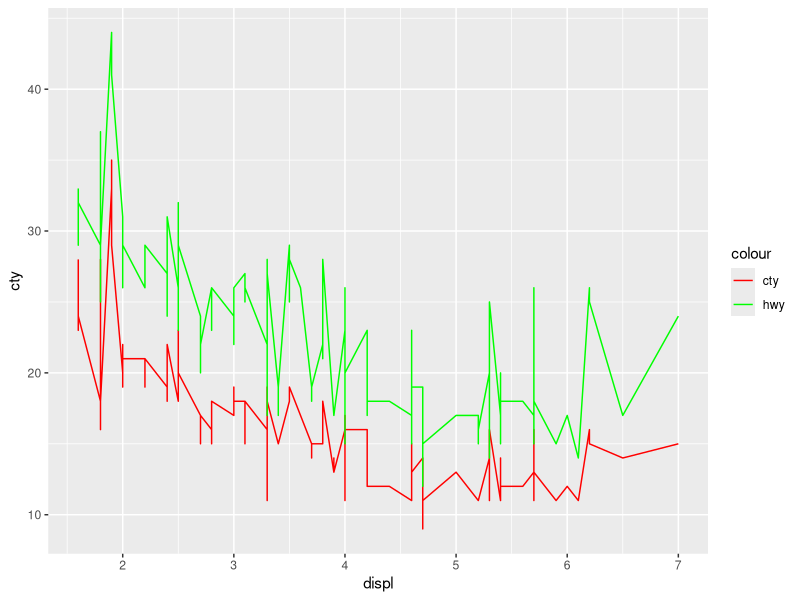
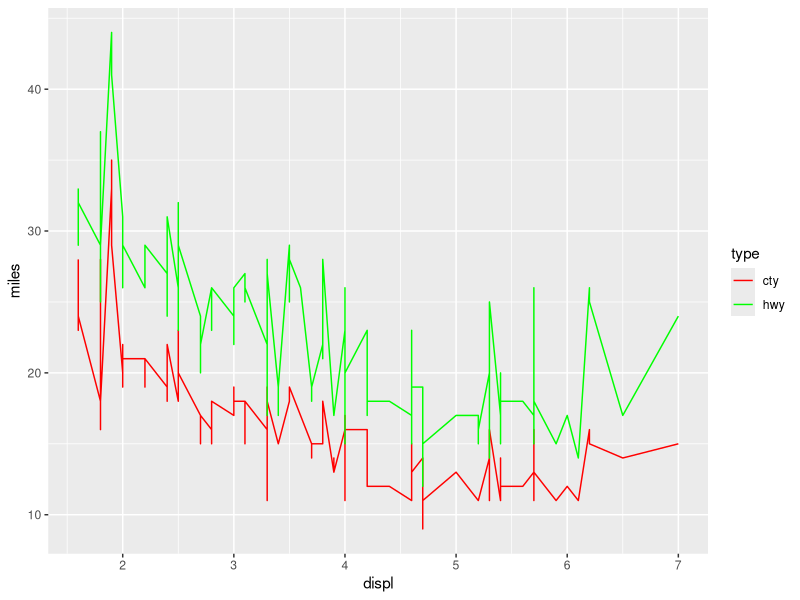
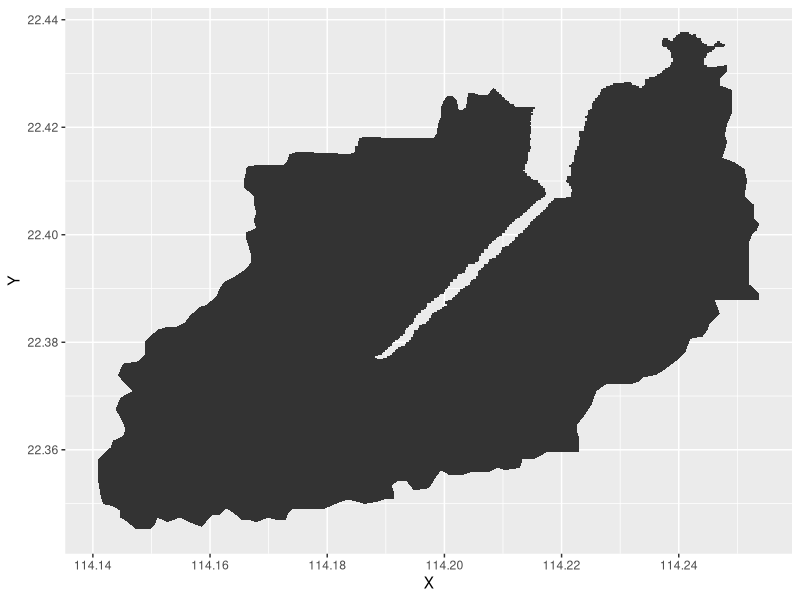
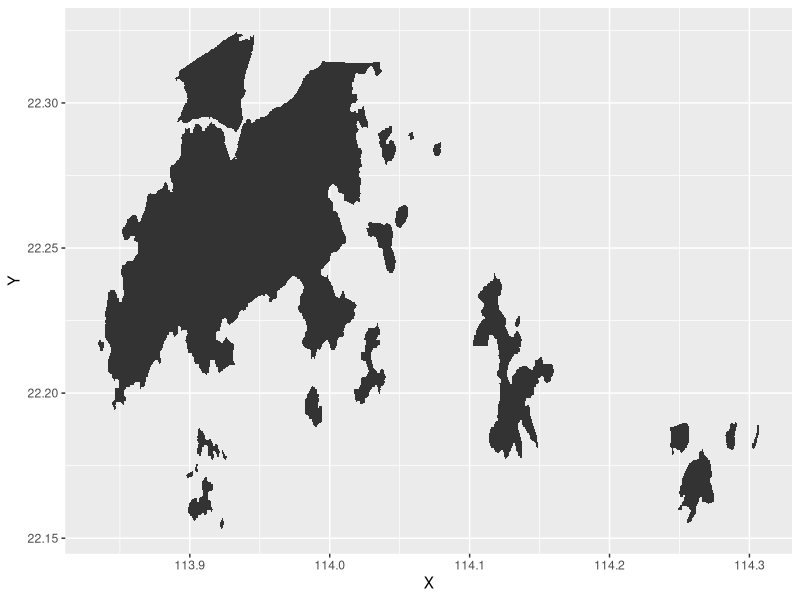
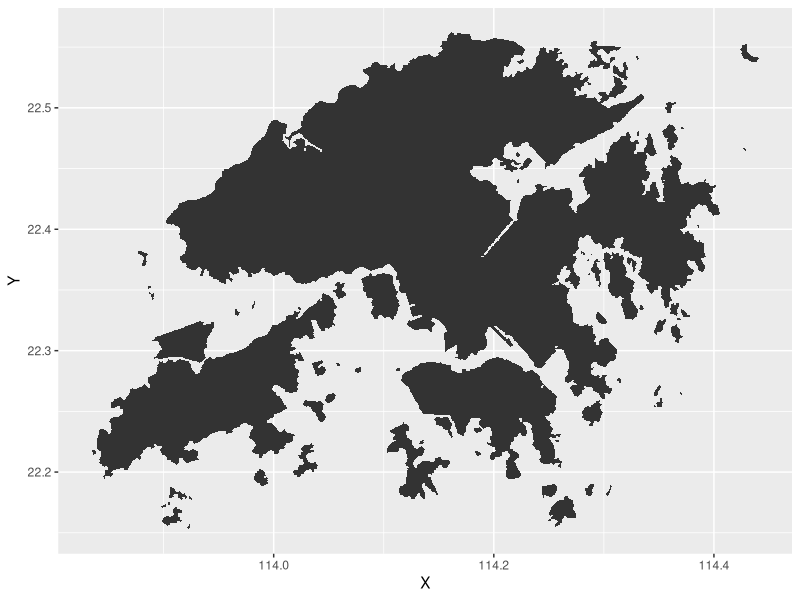
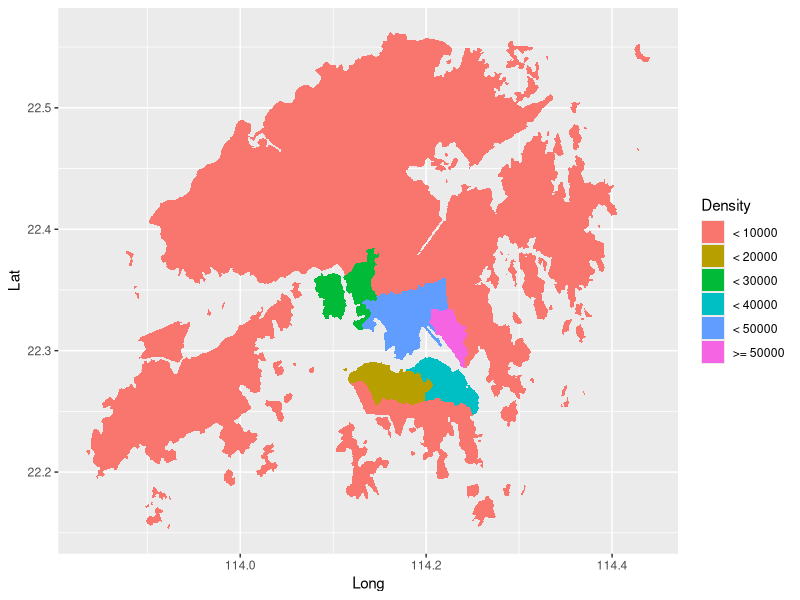
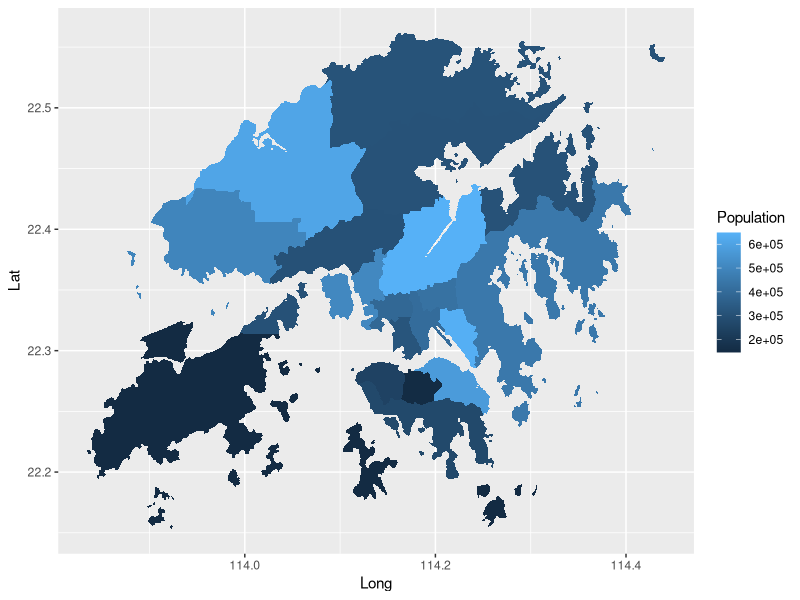
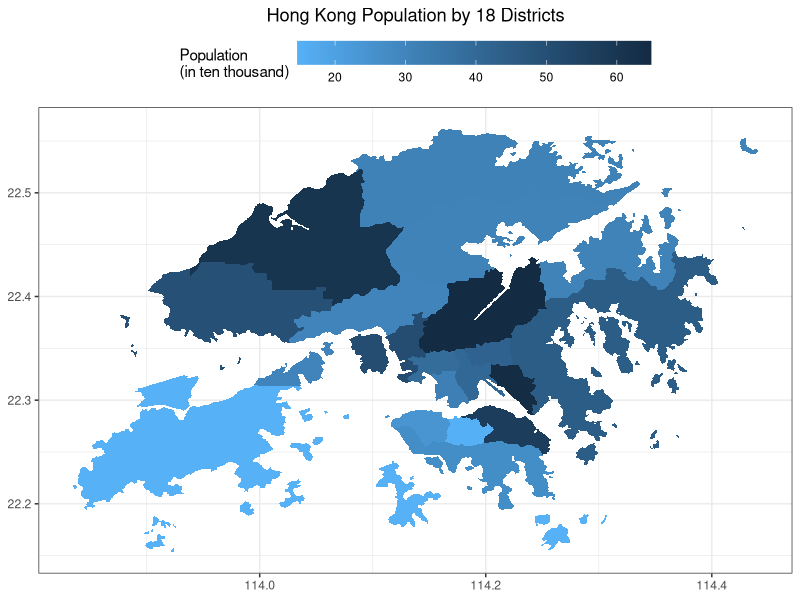

Here is the R script that generated these plots, in order:
# Rename this file to "Inclass_10_YourName.R", where YourName is changed to your own name.
# Name: zewahyu (Revision)
# ID:

library(tidyverse)
#install.packages("maps")
library("maps")

################## Topic 8 - Task 3: Plotting Multiple Lines ##################################
# (a) Convert the data frame `mpg` to a long format `mpg_l`, 
# where the column `type` indicates whether the record is `cty` or `hwy`, 
# and the column `miles` stores the corresponding value of `cty` or `hwy`. 
mpg_l <- pivot_longer(mpg, c("cty", "hwy"), names_to = "type", values_to = "miles")
mpg_l

# (b) Use `mpg_l` to reproduce the same plot created by the following code using `mpg`.
ggplot(mpg, aes(displ)) + geom_line(aes(y = cty, colour = "cty")) + 
  geom_line(aes(y = hwy, colour = "hwy")) + 
  scale_colour_manual(values = c("cty" = "red", "hwy" = "green"))

ggplot(mpg_l, aes(displ)) + geom_line(aes(y=miles, colour = type)) +
  scale_colour_manual(values = c("cty" = "red", "hwy" = "green"))


################### Topic 8 - Task 4: Population Density Heatmap of Hong Kong #########################
hk_mapdata <- read_csv("hk_mapdata.csv")
hk_mapdata

# (a) Find out how many polygons the "Islands" district contains, 
# and how many polygons the "Sha Tin" district contains.
hk_mapdata %>% filter(District=="Islands") %>% .$Polygon %>% unique %>% length
hk_mapdata %>% filter(District=="Sha Tin") %>% .$Polygon %>% unique %>% length

# (b) Use `geom_polygon()` to plot the boundary of the "Sha Tin" district
ggplot(hk_mapdata %>% filter(District=="Sha Tin"), aes(X, Y)) + geom_polygon()

# (c) Use `geom_polygon()` to plot the boundary of the "Islands" district.   
ggplot(hk_mapdata %>% filter(District=="Islands"), aes(X, Y, group = Polygon)) + geom_polygon()

# (d) Use `geom_polygon()` to plot the boundary of all 18 districts. 
table(hk_mapdata$Polygon, hk_mapdata$District)
ggplot(hk_mapdata, aes(X, Y, group = interaction(Polygon, District))) + geom_polygon()

# (e) Load the data "hk_districts.csv" and create a tibble named `hk_districts`.
hk_districts <- read_csv("hk_districts.csv")
hk_districts
# Merge the tibbles `hk_mapdata` and `hk_districts` in order to add district information to `hk_mapdata`.
hk_mapdata <- inner_join(hk_mapdata, hk_districts)
hk_mapdata

# (f) Create the population density heatmap using the augmented tibble produced in (e).
ggplot(hk_mapdata, aes(Long, Lat, group = interaction(District, Polygon) )) + geom_polygon(aes(fill = Density))

# (g) Create a heatmap for comparing total populations of different districts.
ggplot(hk_mapdata, aes(Long, Lat, group = interaction(District, Polygon) )) + geom_polygon(aes(fill = Population))
# the result is different because hk_mapdata$Density is a discrete variable because it's stored in characters,
# while hk_mapdata$Population is continuous because it's stored as numeric


############ Topic 8 - Task 5: Population Density Heatmap of Hong Kong, Continued ###########
# Reverse the colour gradient using `scale_fill_gradient()`
# Remove axis labels 
# Add a title to the plot, put it in the middle (instead of on the left)
# Change the position of legend to the top
# Change the legend label and title
# Change the background color to white using `theme_bw()`
ggplot(hk_mapdata, aes(Long, Lat, group = interaction(District, Polygon) )) + geom_polygon(aes(fill = Population)) +
  labs(x = NULL, y = NULL, title = "Hong Kong Population by 18 Districts") +
  scale_fill_gradient("Population\n(in ten thousand)", low = "#56B1F7", high = "#132B43", labels = c(20, 30, 40, 50, 60)) +
  theme_bw() +
  theme(plot.title = element_text(hjust = 0.5), legend.position = "top", legend.key.width = unit(1.8, "cm"))






